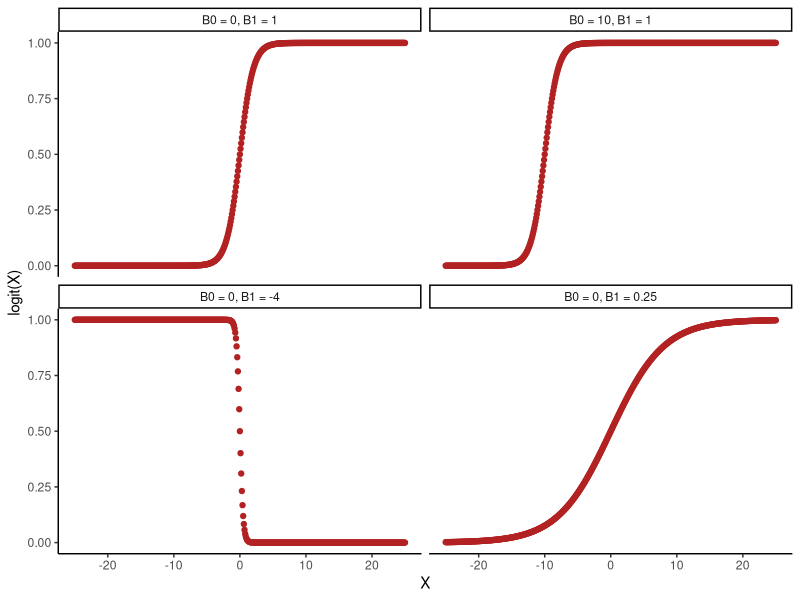

This chart was generated by the following R code:
## ---- chunk 1
knitr::opts_chunk$set(echo = TRUE)
library('tidyverse')
## ---- chunk 2

logistic = function(x, b0, b1){
  exp(b0+x*b1)/(1+exp(b0+x*b1))
}


lab_tab = tibble(
  model = c(
    'Y1', 'Y2', 'Y3', 'Y4'
  ),
  lab = factor(
    c(
      'B0 = 0, B1 = 1',
      'B0 = 10, B1 = 1',
      'B0 = 0, B1 = -4',
      'B0 = 0, B1 = 0.25'
    ),
    levels = c(
      'B0 = 0, B1 = 1',
      'B0 = 10, B1 = 1',
      'B0 = 0, B1 = -4',
      'B0 = 0, B1 = 0.25'
    )
  )
)

tibble(
  X = seq(from = -25, to = 25, by = 0.1),
  Y1 = logistic(X, 0, 1),
  Y2 = logistic(X, 10, 1),
  Y3 = logistic(X, 0, -4),
  Y4 = logistic(X, 0, 0.25)
) %>% 
  pivot_longer(
    cols = matches('Y'),
    names_to = 'model',
    values_to = 'Y'
  ) %>% 
  left_join(lab_tab) %>% 
  ggplot(aes(x = X, y = Y)) +
  geom_point(size = 1.5, color = 'firebrick') +
  theme_classic() +
  labs(
    x = 'X',
    y = 'logit(X)'
  ) +
  facet_wrap(~lab)




## ---- chunk 3

## ---- chunk 4

